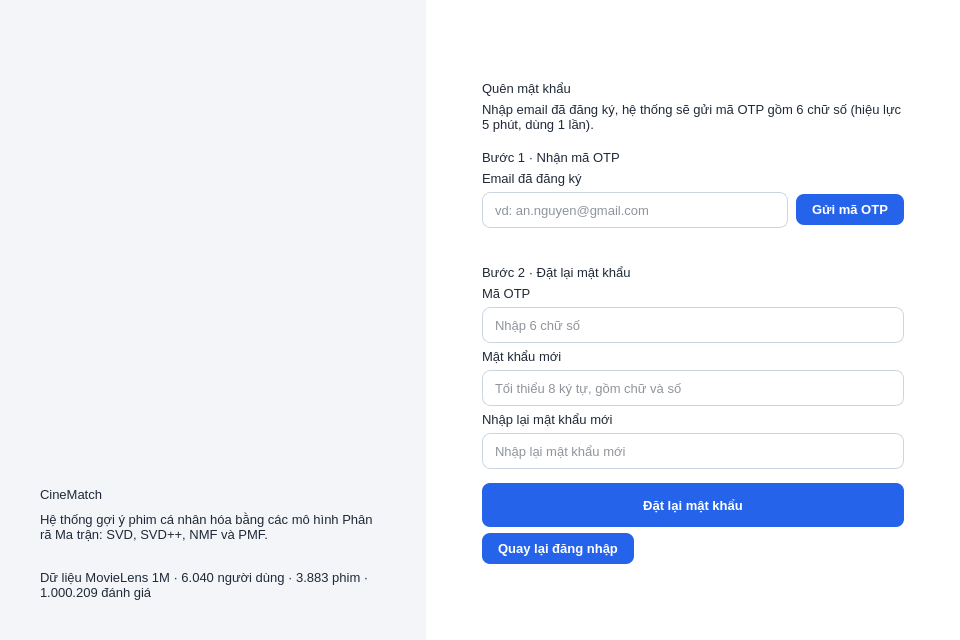
<?xml version="1.0" encoding="UTF-8"?>
<ui version="4.0">
 <class>MainWindow</class>
 <widget class="QMainWindow" name="MainWindow">
  <property name="geometry">
   <rect>
    <x>0</x>
    <y>0</y>
    <width>960</width>
    <height>640</height>
   </rect>
  </property>
  <property name="minimumSize">
   <size>
    <width>900</width>
    <height>620</height>
   </size>
  </property>
  <property name="windowTitle">
   <string>CineMatch - Quên mật khẩu</string>
  </property>
  <property name="windowIcon">
   <iconset>
    <normaloff>../images/ic_logo.png</normaloff>
    ../images/ic_logo.png
   </iconset>
  </property>
  <property name="styleSheet">
   <string notr="true">QMainWindow { background-color: #F3F5F9; }
QWidget { font-family: "Segoe UI"; font-size: 10pt; color: #1F2937; }
QWidget#centralwidget { background-color: #F3F5F9; }
QLabel { background: transparent; }
QLabel[role="title"] { font-size: 20pt; font-weight: 700; color: #111827; }
QLabel[role="subtitle"] { font-size: 10pt; color: #6B7280; }
QLabel[role="field"] { font-weight: 600; color: #374151; }
QLabel[role="section"] { font-size: 13pt; font-weight: 700; color: #1F2A44; }
QLabel[role="step"] { font-size: 11pt; font-weight: 700; color: #2563EB; }
QLabel[role="muted"] { color: #6B7280; }
QLabel[role="pageTitle"] { font-size: 15pt; font-weight: 700; color: #111827; }
QLabel[role="info"] { background-color: #FFFBEB; border: 1px solid #FDE68A; border-radius: 10px; padding: 10px 14px; color: #92400E; }
QLineEdit, QComboBox, QSpinBox { background-color: #FFFFFF; border: 1px solid #CBD5E1; border-radius: 8px; padding: 7px 10px; min-height: 20px; }
QLineEdit:focus, QComboBox:focus, QSpinBox:focus { border: 1px solid #2563EB; }
QLineEdit:disabled, QComboBox:disabled { background-color: #F1F5F9; color: #94A3B8; }
QLineEdit[readOnly="true"] { background-color: #F8FAFC; color: #64748B; }
QComboBox::drop-down { border: none; width: 26px; }
QComboBox QAbstractItemView { background-color: #FFFFFF; border: 1px solid #CBD5E1; selection-background-color: #DBEAFE; selection-color: #111827; outline: 0; }
QPushButton { background-color: #2563EB; color: #FFFFFF; border: none; border-radius: 8px; padding: 8px 16px; font-weight: 600; }
QPushButton:hover { background-color: #1D4ED8; }
QPushButton:pressed { background-color: #1E40AF; }
QPushButton:disabled { background-color: #BFDBFE; color: #EFF6FF; }
QPushButton[secondary="true"] { background-color: #FFFFFF; color: #2563EB; border: 1px solid #93C5FD; }
QPushButton[secondary="true"]:hover { background-color: #EFF6FF; border: 1px solid #2563EB; }
QPushButton[secondary="true"]:disabled { color: #94A3B8; border: 1px solid #E2E8F0; background-color: #F8FAFC; }
QPushButton[danger="true"] { background-color: #DC2626; }
QPushButton[danger="true"]:hover { background-color: #B91C1C; }
QPushButton[success="true"] { background-color: #16A34A; }
QPushButton[success="true"]:hover { background-color: #15803D; }
QPushButton[dangerOutline="true"] { background-color: #FFFFFF; color: #DC2626; border: 1px solid #FCA5A5; }
QPushButton[dangerOutline="true"]:hover { background-color: #FEF2F2; border: 1px solid #DC2626; }
QPushButton[link="true"] { background-color: transparent; color: #2563EB; padding: 2px 4px; border: none; font-weight: 600; }
QPushButton[link="true"]:hover { color: #1E40AF; text-decoration: underline; }
QCheckBox, QRadioButton { spacing: 8px; background: transparent; }
QCheckBox::indicator, QRadioButton::indicator { width: 16px; height: 16px; }
QCheckBox::indicator { border: 1px solid #94A3B8; border-radius: 4px; background-color: #FFFFFF; }
QCheckBox::indicator:checked { border: 1px solid #2563EB; background-color: #2563EB; image: url(../images/ic_tick.png); }
QRadioButton::indicator { border: 1px solid #94A3B8; border-radius: 8px; background-color: #FFFFFF; }
QRadioButton::indicator:checked { border: 1px solid #2563EB; background-color: qradialgradient(cx:0.5, cy:0.5, radius:0.5, fx:0.5, fy:0.5, stop:0 #2563EB, stop:0.55 #2563EB, stop:0.65 #FFFFFF, stop:1 #FFFFFF); }
QSpinBox { padding-right: 24px; }
QSpinBox::up-button, QSpinBox::down-button { subcontrol-origin: border; width: 22px; border: none; background: transparent; }
QSpinBox::up-button { subcontrol-position: top right; }
QSpinBox::down-button { subcontrol-position: bottom right; }
QSpinBox::up-arrow { image: url(../images/ic_up.png); width: 14px; height: 14px; }
QSpinBox::down-arrow { image: url(../images/ic_down.png); width: 14px; height: 14px; }
QFrame[card="true"] { background-color: #FFFFFF; border: 1px solid #E5E7EB; border-radius: 12px; }
QGroupBox { background-color: #FFFFFF; border: 1px solid #E5E7EB; border-radius: 12px; margin-top: 24px; padding: 16px 12px 12px 12px; font-size: 11pt; font-weight: 700; color: #1F2A44; }
QGroupBox::title { subcontrol-origin: margin; subcontrol-position: top left; left: 12px; padding: 0px 6px; }
QTableWidget { background-color: #FFFFFF; border: 1px solid #E5E7EB; border-radius: 10px; gridline-color: #F1F5F9; alternate-background-color: #F8FAFC; selection-background-color: #DBEAFE; selection-color: #111827; }
QHeaderView::section { background-color: #EEF2FF; color: #1F2A44; font-weight: 700; padding: 7px 6px; border: none; border-right: 1px solid #E0E7FF; border-bottom: 1px solid #E0E7FF; }
QTabWidget::pane { border: none; background: transparent; }
QTabBar::tab { background: transparent; color: #64748B; padding: 10px 22px; font-weight: 700; border: none; border-bottom: 3px solid transparent; margin-right: 6px; }
QTabBar::tab:selected { color: #2563EB; border-bottom: 3px solid #2563EB; }
QTabBar::tab:hover { color: #1D4ED8; }
QScrollArea { border: none; background: transparent; }
QWidget#scrollAreaHomeContents { background: transparent; }
QStatusBar { background-color: #FFFFFF; color: #64748B; border-top: 1px solid #E5E7EB; }
QListWidget { background-color: #FFFFFF; border: 1px solid #E5E7EB; border-radius: 10px; padding: 6px; outline: 0; }
QListWidget::item { padding: 8px 8px; border-radius: 6px; }
QListWidget::item:selected { background-color: #DBEAFE; color: #1E3A8A; }
QListWidget::item:hover { background-color: #F1F5F9; }
QFrame#frameHeader { background-color: #FFFFFF; border-bottom: 1px solid #E5E7EB; }
QFrame#frameSidebar { background-color: #1F2A44; }
QFrame#frameForm { background-color: #FFFFFF; }
QFrame#frameBanner { border-image: url(../images/ic_banner.png) 0 0 0 0 stretch stretch; }
QLabel[banner="title"] { color: #FFFFFF; font-size: 28pt; font-weight: 800; }
QLabel[banner="text"] { color: #E2E8F0; font-size: 11pt; }
QLabel[banner="foot"] { color: #94A3B8; font-size: 9pt; }
QLabel#labelSidebarTitle { color: #FFFFFF; font-size: 14pt; font-weight: 800; }
QLabel#labelSidebarSub { color: #94A3B8; font-size: 9pt; }
QPushButton[nav="true"] { background-color: transparent; color: #CBD5E1; text-align: left; padding: 11px 14px; border-radius: 8px; font-weight: 600; }
QPushButton[nav="true"]:hover { background-color: #2C3A5C; color: #FFFFFF; }
QPushButton[active="true"] { background-color: #2563EB; color: #FFFFFF; }
QLabel[kpi="value"] { font-size: 19pt; font-weight: 800; color: #111827; }
QLabel[kpi="caption"] { font-size: 9pt; font-weight: 600; color: #6B7280; }
QFrame#framePredict { background-color: #FFFBEB; border: 1px solid #FDE68A; border-radius: 12px; }
QLabel#labelPredictValue { font-size: 26pt; font-weight: 800; color: #B45309; }
QLabel#labelPredictCaption { font-weight: 700; color: #92400E; }</string>
  </property>
  <widget class="QWidget" name="centralwidget">
   <layout class="QHBoxLayout" name="horizontalLayout">
    <property name="leftMargin">
     <number>0</number>
    </property>
    <property name="topMargin">
     <number>0</number>
    </property>
    <property name="rightMargin">
     <number>0</number>
    </property>
    <property name="bottomMargin">
     <number>0</number>
    </property>
    <item>
     <widget class="QFrame" name="frameBanner">
      <property name="minimumSize">
       <size>
        <width>420</width>
        <height>0</height>
       </size>
      </property>
      <property name="maximumSize">
       <size>
        <width>440</width>
        <height>16777215</height>
       </size>
      </property>
      <layout class="QVBoxLayout" name="verticalLayoutBanner">
       <property name="spacing">
        <number>10</number>
       </property>
       <property name="leftMargin">
        <number>40</number>
       </property>
       <property name="topMargin">
        <number>40</number>
       </property>
       <property name="rightMargin">
        <number>40</number>
       </property>
       <property name="bottomMargin">
        <number>40</number>
       </property>
       <item>
        <widget class="QLabel" name="labelLogo">
         <property name="minimumSize">
          <size>
           <width>72</width>
           <height>72</height>
          </size>
         </property>
         <property name="maximumSize">
          <size>
           <width>72</width>
           <height>72</height>
          </size>
         </property>
         <property name="text">
          <string/>
         </property>
         <property name="pixmap">
          <pixmap>../images/ic_logo.png</pixmap>
         </property>
         <property name="scaledContents">
          <bool>true</bool>
         </property>
        </widget>
       </item>
       <item>
        <spacer name="verticalSpacer">
         <property name="orientation">
          <enum>Qt::Vertical</enum>
         </property>
         <property name="sizeHint" stdset="0">
          <size>
           <width>20</width>
           <height>20</height>
          </size>
         </property>
        </spacer>
       </item>
       <item>
        <widget class="QLabel" name="labelBannerTitle">
         <property name="text">
          <string>CineMatch</string>
         </property>
         <property name="banner" stdset="0">
          <string notr="true">title</string>
         </property>
        </widget>
       </item>
       <item>
        <widget class="QLabel" name="labelBannerText">
         <property name="text">
          <string>Hệ thống gợi ý phim cá nhân hóa bằng các mô hình Phân rã Ma trận: SVD, SVD++, NMF và PMF.</string>
         </property>
         <property name="wordWrap">
          <bool>true</bool>
         </property>
         <property name="banner" stdset="0">
          <string notr="true">text</string>
         </property>
        </widget>
       </item>
       <item>
        <spacer name="verticalSpacer_2">
         <property name="orientation">
          <enum>Qt::Vertical</enum>
         </property>
         <property name="sizeType">
          <enum>QSizePolicy::Fixed</enum>
         </property>
         <property name="sizeHint" stdset="0">
          <size>
           <width>20</width>
           <height>18</height>
          </size>
         </property>
        </spacer>
       </item>
       <item>
        <widget class="QLabel" name="labelBannerFoot">
         <property name="text">
          <string>Dữ liệu MovieLens 1M · 6.040 người dùng · 3.883 phim · 1.000.209 đánh giá</string>
         </property>
         <property name="wordWrap">
          <bool>true</bool>
         </property>
         <property name="banner" stdset="0">
          <string notr="true">foot</string>
         </property>
        </widget>
       </item>
      </layout>
     </widget>
    </item>
    <item>
     <widget class="QFrame" name="frameForm">
      <layout class="QVBoxLayout" name="verticalLayoutForm">
       <property name="spacing">
        <number>6</number>
       </property>
       <property name="leftMargin">
        <number>56</number>
       </property>
       <property name="topMargin">
        <number>24</number>
       </property>
       <property name="rightMargin">
        <number>56</number>
       </property>
       <property name="bottomMargin">
        <number>20</number>
       </property>
       <item>
        <spacer name="verticalSpacer_3">
         <property name="orientation">
          <enum>Qt::Vertical</enum>
         </property>
         <property name="sizeHint" stdset="0">
          <size>
           <width>20</width>
           <height>20</height>
          </size>
         </property>
        </spacer>
       </item>
       <item>
        <widget class="QLabel" name="labelTitle">
         <property name="text">
          <string>Quên mật khẩu</string>
         </property>
         <property name="role" stdset="0">
          <string notr="true">title</string>
         </property>
        </widget>
       </item>
       <item>
        <widget class="QLabel" name="labelSubtitle">
         <property name="text">
          <string>Nhập email đã đăng ký, hệ thống sẽ gửi mã OTP gồm 6 chữ số (hiệu lực 5 phút, dùng 1 lần).</string>
         </property>
         <property name="role" stdset="0">
          <string notr="true">subtitle</string>
         </property>
         <property name="wordWrap">
          <bool>true</bool>
         </property>
        </widget>
       </item>
       <item>
        <spacer name="verticalSpacer_4">
         <property name="orientation">
          <enum>Qt::Vertical</enum>
         </property>
         <property name="sizeType">
          <enum>QSizePolicy::Fixed</enum>
         </property>
         <property name="sizeHint" stdset="0">
          <size>
           <width>20</width>
           <height>12</height>
          </size>
         </property>
        </spacer>
       </item>
       <item>
        <widget class="QLabel" name="labelStep1">
         <property name="text">
          <string>Bước 1 · Nhận mã OTP</string>
         </property>
         <property name="role" stdset="0">
          <string notr="true">step</string>
         </property>
        </widget>
       </item>
       <item>
        <widget class="QLabel" name="label_3">
         <property name="text">
          <string>Email đã đăng ký</string>
         </property>
         <property name="role" stdset="0">
          <string notr="true">field</string>
         </property>
        </widget>
       </item>
       <item>
        <layout class="QHBoxLayout" name="horizontalLayoutEmail">
         <property name="spacing">
          <number>8</number>
         </property>
         <property name="leftMargin">
          <number>0</number>
         </property>
         <property name="topMargin">
          <number>0</number>
         </property>
         <property name="rightMargin">
          <number>0</number>
         </property>
         <property name="bottomMargin">
          <number>0</number>
         </property>
         <item>
          <widget class="QLineEdit" name="lineEditEmail">
           <property name="placeholderText">
            <string>vd: an.nguyen@gmail.com</string>
           </property>
          </widget>
         </item>
         <item>
          <widget class="QPushButton" name="pushButtonSendOTP">
           <property name="text">
            <string>Gửi mã OTP</string>
           </property>
           <property name="cursor">
            <cursorShape>PointingHandCursor</cursorShape>
           </property>
           <property name="icon">
            <iconset>
             <normaloff>../images/ic_send.png</normaloff>
             ../images/ic_send.png
            </iconset>
           </property>
           <property name="iconSize">
            <size>
             <width>20</width>
             <height>20</height>
            </size>
           </property>
          </widget>
         </item>
        </layout>
       </item>
       <item>
        <widget class="QLabel" name="labelOTPStatus">
         <property name="text">
          <string/>
         </property>
         <property name="role" stdset="0">
          <string notr="true">muted</string>
         </property>
         <property name="wordWrap">
          <bool>true</bool>
         </property>
        </widget>
       </item>
       <item>
        <spacer name="verticalSpacer_5">
         <property name="orientation">
          <enum>Qt::Vertical</enum>
         </property>
         <property name="sizeType">
          <enum>QSizePolicy::Fixed</enum>
         </property>
         <property name="sizeHint" stdset="0">
          <size>
           <width>20</width>
           <height>10</height>
          </size>
         </property>
        </spacer>
       </item>
       <item>
        <widget class="QLabel" name="labelStep2">
         <property name="text">
          <string>Bước 2 · Đặt lại mật khẩu</string>
         </property>
         <property name="role" stdset="0">
          <string notr="true">step</string>
         </property>
        </widget>
       </item>
       <item>
        <widget class="QLabel" name="label_4">
         <property name="text">
          <string>Mã OTP</string>
         </property>
         <property name="role" stdset="0">
          <string notr="true">field</string>
         </property>
        </widget>
       </item>
       <item>
        <widget class="QLineEdit" name="lineEditOTP">
         <property name="placeholderText">
          <string>Nhập 6 chữ số</string>
         </property>
         <property name="maxLength">
          <number>6</number>
         </property>
        </widget>
       </item>
       <item>
        <widget class="QLabel" name="label_5">
         <property name="text">
          <string>Mật khẩu mới</string>
         </property>
         <property name="role" stdset="0">
          <string notr="true">field</string>
         </property>
        </widget>
       </item>
       <item>
        <widget class="QLineEdit" name="lineEditNewPassword">
         <property name="placeholderText">
          <string>Tối thiểu 8 ký tự, gồm chữ và số</string>
         </property>
         <property name="echoMode">
          <enum>QLineEdit::Password</enum>
         </property>
        </widget>
       </item>
       <item>
        <widget class="QLabel" name="label_6">
         <property name="text">
          <string>Nhập lại mật khẩu mới</string>
         </property>
         <property name="role" stdset="0">
          <string notr="true">field</string>
         </property>
        </widget>
       </item>
       <item>
        <widget class="QLineEdit" name="lineEditConfirmPassword">
         <property name="placeholderText">
          <string>Nhập lại mật khẩu mới</string>
         </property>
         <property name="echoMode">
          <enum>QLineEdit::Password</enum>
         </property>
        </widget>
       </item>
       <item>
        <spacer name="verticalSpacer_6">
         <property name="orientation">
          <enum>Qt::Vertical</enum>
         </property>
         <property name="sizeType">
          <enum>QSizePolicy::Fixed</enum>
         </property>
         <property name="sizeHint" stdset="0">
          <size>
           <width>20</width>
           <height>8</height>
          </size>
         </property>
        </spacer>
       </item>
       <item>
        <widget class="QPushButton" name="pushButtonResetPassword">
         <property name="text">
          <string>Đặt lại mật khẩu</string>
         </property>
         <property name="cursor">
          <cursorShape>PointingHandCursor</cursorShape>
         </property>
         <property name="icon">
          <iconset>
           <normaloff>../images/ic_reset.png</normaloff>
           ../images/ic_reset.png
          </iconset>
         </property>
         <property name="iconSize">
          <size>
           <width>20</width>
           <height>20</height>
          </size>
         </property>
         <property name="minimumSize">
          <size>
           <width>0</width>
           <height>44</height>
          </size>
         </property>
        </widget>
       </item>
       <item>
        <layout class="QHBoxLayout" name="horizontalLayoutBack">
         <property name="leftMargin">
          <number>0</number>
         </property>
         <property name="topMargin">
          <number>0</number>
         </property>
         <property name="rightMargin">
          <number>0</number>
         </property>
         <property name="bottomMargin">
          <number>0</number>
         </property>
         <item>
          <widget class="QPushButton" name="pushButtonBackLogin">
           <property name="text">
            <string>Quay lại đăng nhập</string>
           </property>
           <property name="cursor">
            <cursorShape>PointingHandCursor</cursorShape>
           </property>
           <property name="icon">
            <iconset>
             <normaloff>../images/ic_back.png</normaloff>
             ../images/ic_back.png
            </iconset>
           </property>
           <property name="iconSize">
            <size>
             <width>16</width>
             <height>16</height>
            </size>
           </property>
           <property name="link" stdset="0">
            <bool>true</bool>
           </property>
          </widget>
         </item>
         <item>
          <spacer name="horizontalSpacer">
           <property name="orientation">
            <enum>Qt::Horizontal</enum>
           </property>
           <property name="sizeHint" stdset="0">
            <size>
             <width>20</width>
             <height>20</height>
            </size>
           </property>
          </spacer>
         </item>
        </layout>
       </item>
       <item>
        <spacer name="verticalSpacer_7">
         <property name="orientation">
          <enum>Qt::Vertical</enum>
         </property>
         <property name="sizeHint" stdset="0">
          <size>
           <width>20</width>
           <height>20</height>
          </size>
         </property>
        </spacer>
       </item>
      </layout>
     </widget>
    </item>
   </layout>
  </widget>
 </widget>
 <resources/>
 <connections/>
</ui>
